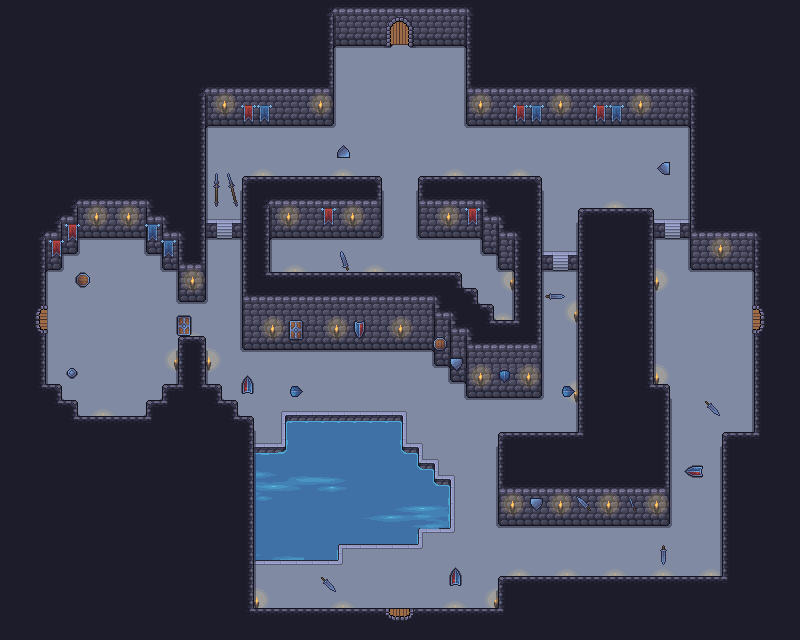

This is a level from a 2D game, rendered from its Tiled map with the project's own tilesets. A one-line summary and the map file follow, with tile-layer data summarised:
An orthogonal 50x40 tile map with 16x16 px tiles, 8 tile layers (Fondo, Suelo, Suelo Decoracion 2, Suelo Decoracion, ...), 14 tilesets and 35 objects.

<map version="1.10" tiledversion="1.12.1" orientation="orthogonal" renderorder="right-down" width="50" height="40" tilewidth="16" tileheight="16" infinite="0" nextlayerid="14" nextobjectid="41">
 <tileset firstgid="1" source="../tilesets/Paredes2.tsx" />
 <tileset firstgid="494" source="../tilesets/puertas.tsx" />
 <tileset firstgid="498" source="../tilesets/player.tsx" />
 <tileset firstgid="499" source="../tilesets/Coasts water 2 pro max.tsx" />
 <tileset firstgid="1427" source="../tilesets/corazon.tsx" />
 <tileset firstgid="1428" source="../tilesets/amongus.tsx" />
 <tileset firstgid="1429" source="../tilesets/goomba.tsx" />
 <tileset firstgid="1430" source="../tilesets/skeleton.tsx" />
 <tileset firstgid="1432" source="../tilesets/Fuegos.tsx" />
 <tileset firstgid="1630" source="../tilesets/water animation.tsx" />
 <tileset firstgid="4516" source="../tilesets/Suelo.tsx" />
 <tileset firstgid="4636" source="../tilesets/supplies_objects.tsx" />
 <tileset firstgid="5191" source="../tilesets/Other_objects.tsx" />
 <tileset firstgid="5375" source="../tilesets/azeris.tsx" />
 <group id="2" name="Room">
  <layer id="1" name="Fondo" width="50" height="40">
   <data>[2000 cells, 2000 non-empty, 1 distinct tile ids]</data>
  </layer>
  <layer id="3" name="Suelo" width="50" height="40">
   <data>[2000 cells, 1702 non-empty, 1 distinct tile ids]</data>
  </layer>
  <layer id="5" name="Suelo Decoracion 2" width="50" height="40">
   <data>[2000 cells, 16 non-empty, 3 distinct tile ids]</data>
  </layer>
  <layer id="4" name="Suelo Decoracion" width="50" height="40">
   <data>[2000 cells, 241 non-empty, 38 distinct tile ids]</data>
  </layer>
  <layer id="6" name="Paredes" width="50" height="40">
   <data>[2000 cells, 1394 non-empty, 30 distinct tile ids]</data>
  </layer>
  <layer id="13" name="Agua2" width="50" height="40">
   <data>[2000 cells, 51 non-empty, 40 distinct tile ids]</data>
  </layer>
  <layer id="8" name="Decoracion" width="50" height="40">
   <data>[2000 cells, 194 non-empty, 44 distinct tile ids]</data>
  </layer>
  <layer id="9" name="Puertas" width="50" height="40">
   <data>[2000 cells, 4 non-empty, 4 distinct tile ids]</data>
  </layer>
  <objectgroup id="10" name="Utils">
   <object id="8" gid="1427" x="215" y="288" width="18" height="18" />
   <object id="9" gid="1427" x="248" y="156" width="18" height="18" />
   <object id="10" gid="1427" x="526" y="153" width="18" height="18" />
   <object id="11" gid="1427" x="667" y="268" width="18" height="18" />
   <object id="12" gid="1427" x="549" y="419" width="18" height="18" />
   <object id="13" gid="1427" x="336" y="393" width="18" height="18" />
   <object id="14" gid="1427" x="477" y="288" width="18" height="18" />
   <object id="15" gid="1427" x="623" y="561" width="18" height="18" />
   <object id="16" gid="1427" x="287" y="596" width="18" height="18" />
   <object id="17" gid="1427" x="115" y="283" width="18" height="18" />
   <object id="18" gid="1427" x="120" y="397" width="18" height="18" />
   <object id="39" gid="5375" x="320" y="265.667" width="21" height="21" />
   <object id="40" gid="5375" x="436" y="430.333" width="21" height="21" />
  </objectgroup>
  <objectgroup id="11" name="Entities">
   <object id="19" gid="1428" x="385" y="265" width="30" height="30" />
   <object id="20" gid="1428" x="261" y="393" width="30" height="30" />
   <object id="21" gid="1428" x="683" y="558" width="30" height="30" />
   <object id="22" gid="1429" x="289.333" y="264.667" width="16" height="16" />
   <object id="23" gid="1429" x="448.667" y="264.667" width="16" height="16" />
   <object id="24" gid="1429" x="552" y="338" width="16" height="16" />
   <object id="25" gid="1429" x="592.667" y="176.667" width="16" height="16" />
   <object id="26" gid="1429" x="295.333" y="160.667" width="16" height="16" />
   <object id="28" gid="1429" x="214.667" y="326" width="16" height="16" />
   <object id="29" gid="1429" x="399" y="390" width="16" height="16" />
   <object id="30" gid="1429" x="460" y="456" width="16" height="16" />
   <object id="31" gid="1429" x="544" y="560" width="16" height="16" />
   <object id="32" gid="1429" x="685" y="454" width="16" height="16" />
   <object id="33" gid="1430" x="385" y="206" width="32" height="32" />
   <object id="34" gid="1430" x="145" y="330" width="32" height="32" />
   <object id="35" gid="1430" x="681" y="421" width="32" height="32" />
   <object id="36" gid="1430" x="259" y="598" width="32" height="32" />
   <object id="38" gid="1429" x="464" y="160" width="16" height="16" />
  </objectgroup>
  <objectgroup id="12" name="Player">
   <object id="3" gid="498" x="362" y="113" width="64" height="64" />
   <object id="4" gid="498" x="692.667" y="351.333" width="64" height="64" />
   <object id="5" gid="498" x="46" y="348" width="64" height="64" />
   <object id="6" gid="498" x="361.333" y="604.667" width="64" height="64" />
  </objectgroup>
 </group>
</map>
